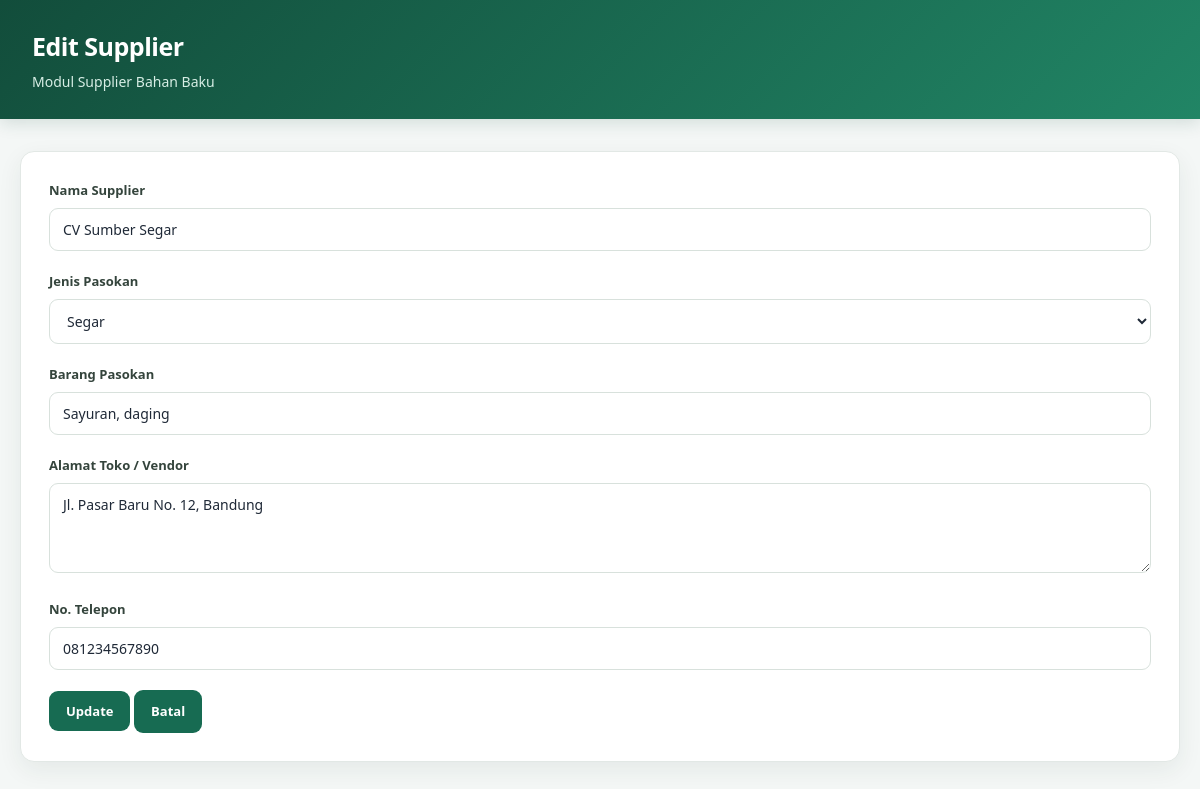
Page /edit.php?id=1 (signed in) on the committed database.
### tables this page shows
CREATE TABLE IF NOT EXISTS `supplier` (
  `id_supplier`    INT AUTO_INCREMENT PRIMARY KEY,
  `nama_supplier`  VARCHAR(100) NOT NULL,
  `jenis_pasokan`  ENUM('Segar','Kering') NOT NULL,
  `barang_pasokan` VARCHAR(150) NOT NULL,
  `alamat_toko`    TEXT NOT NULL,
  `no_telepon`     VARCHAR(20) NOT NULL
);

### edit.php (the view, shortened to what this page needs)
<?php
include "koneksi.php";
$id = isset($_GET['id']) ? (int) $_GET['id'] : 0;
$stmt = mysqli_prepare($koneksi, "SELECT * FROM supplier WHERE id_supplier=?");
mysqli_stmt_bind_param($stmt, "i", $id);
mysqli_stmt_execute($stmt);
$row = mysqli_fetch_assoc(mysqli_stmt_get_result($stmt));
?>
<!DOCTYPE html>
<html lang="id">
<head>
  <link rel="stylesheet" href="style.css">
</head>
<body>
<header>
  <h1>Edit Supplier</h1>
  <p>Modul Supplier Bahan Baku</p>
</header>
<div class="container">
  <form method="post">
    <div class="form-group">
      <label>Nama Supplier</label>
      <input type="text" name="nama_supplier" value="<?= htmlspecialchars($row['nama_supplier']) ?>" required>
    </div>
    <div class="form-group">
      <label>Jenis Pasokan</label>
      <select name="jenis_pasokan" required>
        <option value="Segar"  <?= $row['jenis_pasokan'] == 'Segar'  ? 'selected' : '' ?>>Segar</option>
      </select>
    </div>
    <div class="form-group">
      <label>Barang Pasokan</label>
      <input type="text" name="barang_pasokan" value="<?= htmlspecialchars($row['barang_pasokan']) ?>" required>
    </div>
    <div class="form-group">
      <label>Alamat Toko / Vendor</label>
      <textarea name="alamat_toko" rows="3" required><?= htmlspecialchars($row['alamat_toko']) ?></textarea>
    </div>
    <div class="form-group">
      <label>No. Telepon</label>
      <input type="text" name="no_telepon" value="<?= htmlspecialchars($row['no_telepon']) ?>" required>
    </div>
    <button type="submit" name="update" class="btn">Update</button>
    <a href="index.php" class="btn">Batal</a>
  </form>
</div>
</body>
</html>

### style.css (style rules this page uses)
:root { --primary: #176b52; --primary-dark: #10513f; --primary-light: #e7f4ee; --background: #f4f7f6; --surface: #ffffff; --text: #1f2937; --text-muted: #718096; --border: #e2e8e5; --danger: #dc4545; --shadow: 0 8px 24px rgba(25, 55, 45, 0.07); --radius: 14px; }
* { box-sizing: border-box; }
body { margin: 0; font-family: "Segoe UI", Arial, sans-serif; background: var(--background); color: var(--text); font-size: 14px; line-height: 1.6; }
header { background: linear-gradient(135deg, #124d3b, #218565); color: #ffffff; padding: 26px 32px; box-shadow: 0 4px 16px rgba(18, 77, 59, 0.15); }
header h1 { margin: 0; font-size: 25px; font-weight: 700; letter-spacing: -0.5px; }
header p { margin: 5px 0 0; color: #d7eee5; font-size: 14px; }
.container { width: calc(100% - 40px); max-width: 1180px; margin: 32px auto; padding: 28px; background: var(--surface); border: 1px solid var(--border); border-radius: var(--radius); box-shadow: var(--shadow); }
input, select, textarea { width: 100%; padding: 11px 13px; border: 1px solid #d8e1dc; border-radius: 9px; background: #ffffff; color: var(--text); font-family: inherit; font-size: 14px; transition: border-color 0.2s, box-shadow 0.2s; }
input::placeholder, textarea::placeholder { color: #9aa7a0; }
textarea { resize: vertical; min-height: 90px; }
.form-group { margin-bottom: 20px; }
.form-group label { display: block; margin-bottom: 7px; color: #34443c; font-size: 13px; font-weight: 600; }
.btn { display: inline-flex; align-items: center; justify-content: center; gap: 6px; padding: 10px 16px; border: 1px solid transparent; border-radius: 9px; background: var(--primary); color: #ffffff; font-family: inherit; font-size: 13px; font-weight: 600; text-decoration: none; cursor: pointer; white-space: nowrap; transition: background 0.2s, transform 0.2s, box-shadow 0.2s; }
header { position: relative; }

### rows in the picture
supplier: nama_supplier "CV Sumber Segar", jenis_pasokan "Segar", barang_pasokan "Sayuran, daging", alamat_toko "Jl. Pasar Baru No. 12, Bandung", no_telepon "081234567890"
